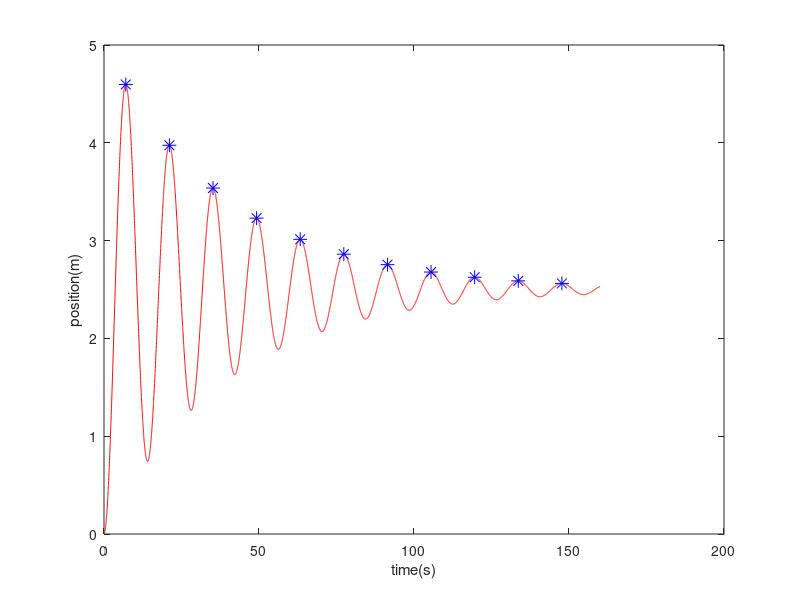

This figure's MATLAB source:
u = 1; %force
b = 0.1; %damping constant
k = 0.4; %spring constant
m = 2; %mass
dt = 0.02; %timestep
position  = 0;
velocity  = 0;
acceleration  = 0;

%calculating second-order system characteristics and settling time
natural_freq = sqrt(k/m);
damping_ratio = b/(2*sqrt(m*k));
settle_time = 4/(natural_freq * damping_ratio);


%preparing data collection
time = 0:dt:settle_time;
y_values = zeros(1, length(time));
overshoot = zeros(1, length(time));
index = 1:1:length(time);

%equilibrium position
equil_pos = u/k;

for num = index
    y_values(num) = position;

    acceleration = (u - (b*velocity) - (k*position))/m;

    velocity = velocity + acceleration * dt;
    position = position + velocity * dt;

    %finding and documenting peaks
    if num > 2
        if y_values(num-1) > y_values(num-2) && y_values(num-1) > position
            calc = ((y_values(num-1) - (equil_pos)) / (equil_pos)) * 100;
            overshoot(num) = calc;
        end
    end    

    y_values(num) = position;

end

%plotting

plot(time,y_values, "r")
xlabel("time(s)");
ylabel("position(m)")

hold on

overshoot;

peak_indices = find(overshoot ~= 0);

plot(time(peak_indices), y_values(peak_indices), 'b*', 'MarkerSize', 10)
